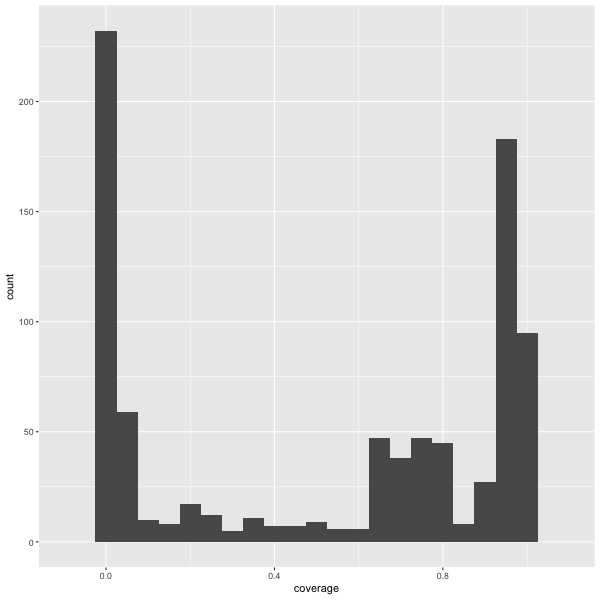

Write R code to recreate this figure.
library(ggplot2)

alignment = read.table(file="Exo70_AtAcBdHvMaOsOtSbSiZm_Poales_Exo70F_MUSCLE.phy_alignment_coverage.txt", header=T)
alignment = data.frame(alignment)

png(file="Exo70_AtAcBdHvMaOsOtSbSiZm_Poales_Exo70F_MUSCLE.phy_alignment_coverage.png", height=600, width=600)
ggplot(alignment, aes(coverage)) + geom_histogram(binwidth = 0.05) + scale_x_continuous(limits = c(-0.1, 1.1))
dev.off()

